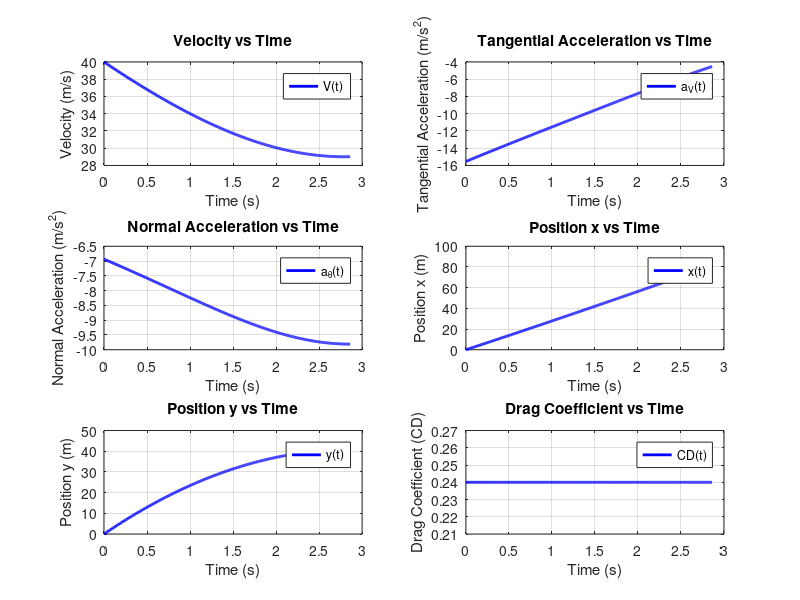

Reproduce this figure in MATLAB.
% Define constants
g = 9.81;  % Gravitational acceleration (m/s^2)
rho = 1.225; % Air density (kg/m^3)
CD_data = 0.24; % Drag coefficient
S = 0.699223^2 * pi; % Cross-sectional area (m^2)
m0 = 42; % Mass (kg)

% Calculate air resistance coefficient
k = rho * CD_data * S / (2 * m0 * g);

% Initial conditions
V0 = 40;  % Initial velocity (m/s)
theta0 = deg2rad(45);  % Initial angle (radians)
x0 = 0;  % Initial x position (m)
y0 = 0;  % Initial y position (m)
t0 = 0;  % Initial time (s)

% Define the angle range
theta_span = linspace(theta0, 0, 500);

% Calculate velocity V(theta)
V = @(theta) (V0 * cos(theta0) ./ ...
    (cos(theta) .* (1 + k * V0 * cos(theta0)^2 * ...
    (sin(theta) ./ cos(theta).^2 + log(tan(theta / 2 + pi / 4)) - ...
    sin(theta0) / cos(theta0)^2 - log(tan(theta0 / 2 + pi / 4))))));

% Calculate position x(theta) and y(theta)
x = @(theta) x0 + (V0^2 * sin(2 * theta0) - V(theta).^2 .* sin(2 * theta)) / (2 * g * (1 + k));
y = @(theta) y0 + (V0^2 * sin(theta0)^2 - V(theta).^2 .* sin(theta).^2) / (2 * g * (1 + k));

% Calculate acceleration components and vectors
aV = @(theta) -g * sin(theta) - g * k * V(theta).^2;
a_theta = @(theta) -g * cos(theta);
a = @(theta) [aV(theta); a_theta(theta)];
g_vector = @(theta) [-g * sin(theta); -g * cos(theta)];

% Calculate time t(theta)
t = @(theta) t0 + (2 * (V0 * sin(theta0) - V(theta) .* sin(theta))) / ...
    (g * (2 + k * (V0 * sin(theta0) - V(theta) .* sin(theta))));

% Calculate CD(theta)
CD = @(theta) (-2 * m0 * dot(a(theta) - g_vector(theta), [V(theta); 0])) ./ ...
    (rho * S * abs(V(theta)).^3);

% Calculate values of functions with respect to the angle
V_values = arrayfun(V, theta_span);
x_values = arrayfun(x, theta_span);
y_values = arrayfun(y, theta_span);
aV_values = arrayfun(aV, theta_span);
a_theta_values = arrayfun(a_theta, theta_span);
t_values = arrayfun(t, theta_span);
CD_values = arrayfun(CD, theta_span);

% Find the index where y first becomes negative
negative_y_index = find(y_values < 0, 1);

if ~isempty(negative_y_index)
    % If there are negative y values, truncate all arrays at the first negative y
    V_values = V_values(1:negative_y_index);
    x_values = x_values(1:negative_y_index);
    y_values = y_values(1:negative_y_index);
    aV_values = aV_values(1:negative_y_index);
    a_theta_values = a_theta_values(1:negative_y_index);
    t_values = t_values(1:negative_y_index);
    CD_values = CD_values(1:negative_y_index);
end

% Plot the graphs in time domain
figure;
subplot(3, 2, 1);
plot(t_values, V_values, 'b', 'LineWidth', 2, 'DisplayName', 'V(t)');
xlabel('Time (s)');
ylabel('Velocity (m/s)');
title('Velocity vs Time');
legend;
grid on;

subplot(3, 2, 2);
plot(t_values, aV_values, 'b', 'LineWidth', 2, 'DisplayName', 'a_V(t)');
xlabel('Time (s)');
ylabel('Tangential Acceleration (m/s^2)');
title('Tangential Acceleration vs Time');
legend;
grid on;

subplot(3, 2, 3);
plot(t_values, a_theta_values, 'b', 'LineWidth', 2, 'DisplayName', 'a_\theta(t)');
xlabel('Time (s)');
ylabel('Normal Acceleration (m/s^2)');
title('Normal Acceleration vs Time');
legend;
grid on;

subplot(3, 2, 4);
plot(t_values, x_values, 'b', 'LineWidth', 2, 'DisplayName', 'x(t)');
xlabel('Time (s)');
ylabel('Position x (m)');
title('Position x vs Time');
legend;
grid on;

subplot(3, 2, 5);
plot(t_values, y_values, 'b', 'LineWidth', 2, 'DisplayName', 'y(t)');
xlabel('Time (s)');
ylabel('Position y (m)');
title('Position y vs Time');
legend;
grid on;

subplot(3, 2, 6);
plot(t_values, CD_values, 'b', 'LineWidth', 2, 'DisplayName', 'CD(t)');
xlabel('Time (s)');
ylabel('Drag Coefficient (CD)');
title('Drag Coefficient vs Time');
legend;
grid on;
